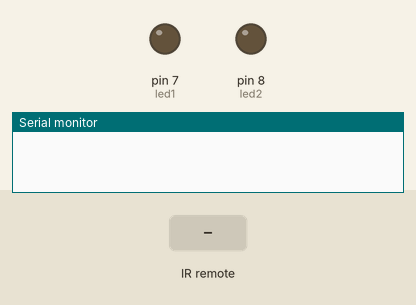
Bench run of a sketch on a simulated Arduino Uno, built with avr-gcc and run on an emulated ATmega328P. Parts: output pins drawn as LEDs (lit = HIGH), the last lines printed to the serial monitor. Dashed ring = blinking. Inputs (shaded band) come from the test bench.

Above: at 1.8 s.
1.9 s: infrared code 0xFFB04F received
At 3.8 s:
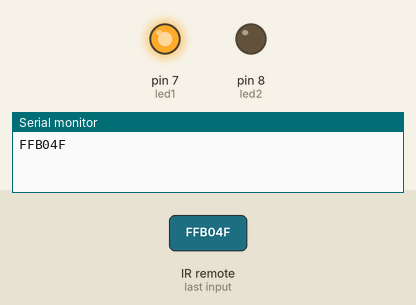
5.9 s: infrared code 0xFF30CF received
At 7.8 s:
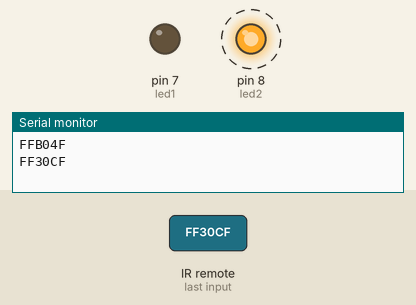
Timing chart, 0 to 15.9 s (numbered marks = the images above; inputs shaded):
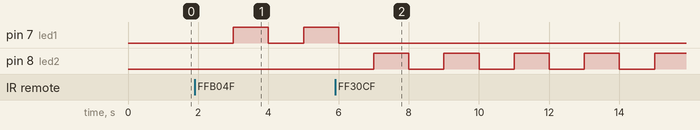

Measured:
- after the input at 1.9 s, pin 7 (led1): LOW → HIGH after 1.1 s, → LOW 1.0 s later, → HIGH 1.0 s later
- after the input at 5.9 s, pin 7 (led1): goes on until 6.0 s, then stays LOW; pin 8 (led2): alternates HIGH for 1.0 s and LOW for 1.0 s, starting after 1.1 s

The sketch:

IR_remote_different_load.ino
```cpp
#include<IRremote.h>

int recv_pin = 9;
IRrecv irrecv(recv_pin);
decode_results results;

int led1 = 7;
int led2 = 8;

int state1 = 1;
int state2 = 1;

void setup() {
  // put your setup code here, to run once:
  Serial.begin(9600);
  irrecv.enableIRIn();
  pinMode(led1, OUTPUT);
  pinMode(led2, OUTPUT);
}


void loop() {
  // put your main code here, to run repeatedly:
  if(irrecv.decode(&results)) {
    Serial.println(results.value, HEX);
    irrecv.resume();
  }
  delay(1000);

  digitalWrite(led1, LOW);
  digitalWrite(led2, LOW);

  if (results.value == 0xFFB04F) {
    digitalWrite(led1, state1);
    state1 = !state1;
  }

  if (results.value == 0xFF30CF) {
    digitalWrite(led2, state2);
    state2 = !state2;
  }

}
```
